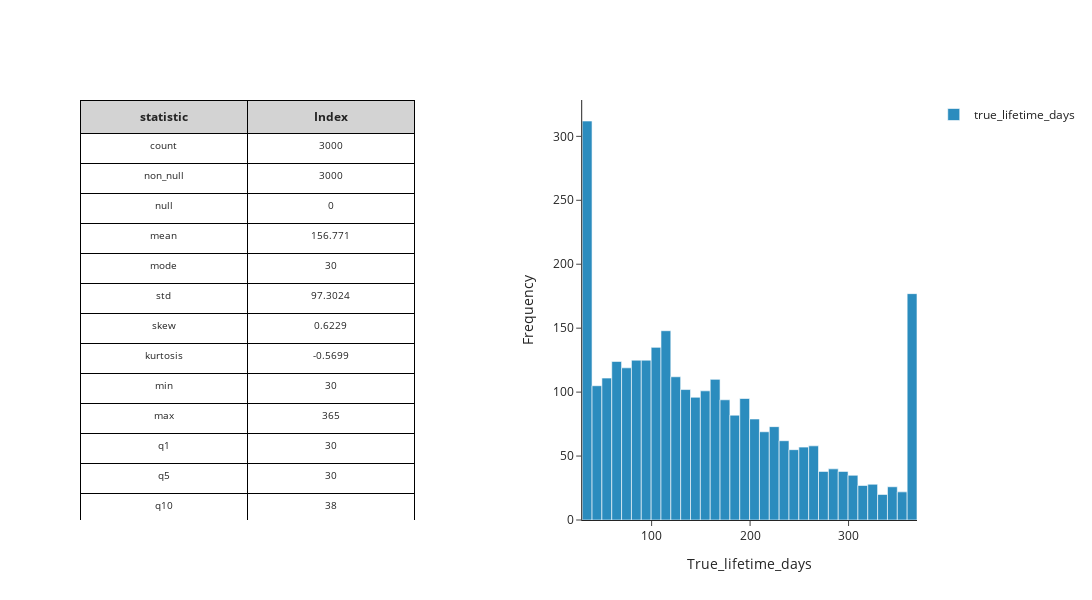

Notebook code for this chart:
### Markdown cell above
### true_lifetime_days

### Code cell
stat_df = mk.distribution_statistics_table(customers_df, value_col='true_lifetime_days')
fig = mk.create_histogram_plotly(customers_df, 'true_lifetime_days')
mk.stack_plotly_figure_with_dataframe(stat_df, fig)

### Figure 1 — Plotly figure (JSON) as saved in the notebook; plotly's stock layout.template omitted (floating-point values rounded to 4 significant figures; data arrays with more than 128 entries replaced by an {"elided": "..."} marker saying what was removed)
{"data": [{"cells": {"align": "center", "fill": {"color": "white"}, "font": {"size": 10}, "height": 30, "line": {"color": "black"}, "values": [["count", "non_null", "null", "mean", "mode", "std", "skew", "kurtosis", "min", "max", "q1", "q5", "q10", "q15", "q20", "q25", "q30", "q35", "q40", "q45", "q50", "q55", "q60", "q65", "q70", "q75", "q80", "q85", "q90", "q95", "q99"], [3000, 3000, 0, 156.8, 30, 97.3, 0.6229, -0.5699, 30, 365, 30, 30, 38, 53, 65, 78, 90, 101, 113, 123, 137, 153, 168, 184, 200, 220, 245, 270, 309.1, 365, 365]]}, "columnwidth": [0.5, 0.5], "domain": {"x": [0, 0.4], "y": [0, 1]}, "header": {"align": "center", "fill": {"color": "lightgrey"}, "font": {"size": 12}, "line": {"color": "black"}, "values": ["<b>statistic</b>", "<b>Index</b>"]}, "type": "table"}, {"hovertemplate": "Value: %{x}<br>Frequency: %{y}<extra></extra>", "marker": {"color": "#2b8cbe"}, "name": "true_lifetime_days", "type": "histogram", "x": {"elided": "3000 int values"}}], "layout": {"height": 600, "showlegend": true, "title": {"text": ""}, "width": 1200, "xaxis": {"anchor": "y", "domain": [0.6, 1], "title": {"text": "True_lifetime_days"}}, "yaxis": {"anchor": "x", "domain": [0, 1], "title": {"text": "Frequency"}}}}
